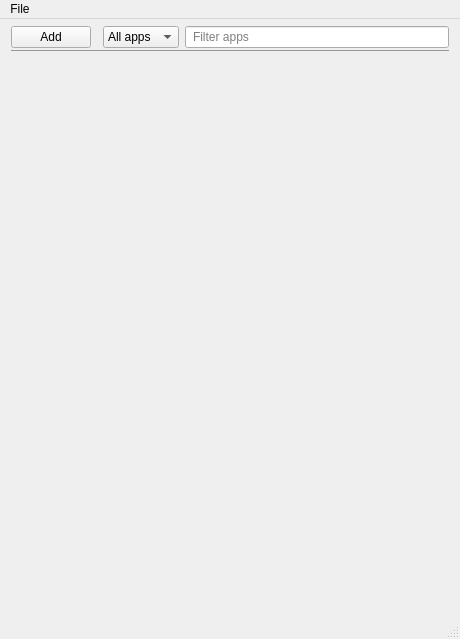
<?xml version="1.0" encoding="UTF-8"?>
<ui version="4.0">
 <class>Boatswain</class>
 <widget class="QMainWindow" name="Boatswain">
  <property name="geometry">
   <rect>
    <x>0</x>
    <y>0</y>
    <width>460</width>
    <height>639</height>
   </rect>
  </property>
  <property name="sizePolicy">
   <sizepolicy hsizetype="Preferred" vsizetype="Preferred">
    <horstretch>1</horstretch>
    <verstretch>0</verstretch>
   </sizepolicy>
  </property>
  <property name="minimumSize">
   <size>
    <width>460</width>
    <height>639</height>
   </size>
  </property>
  <property name="windowTitle">
   <string>Boatswain</string>
  </property>
  <widget class="QWidget" name="centralWidget">
   <property name="sizePolicy">
    <sizepolicy hsizetype="Preferred" vsizetype="Preferred">
     <horstretch>1</horstretch>
     <verstretch>0</verstretch>
    </sizepolicy>
   </property>
   <layout class="QVBoxLayout" name="verticalLayout">
    <property name="topMargin">
     <number>5</number>
    </property>
    <item>
     <widget class="QWidget" name="widget" native="true">
      <property name="sizePolicy">
       <sizepolicy hsizetype="Preferred" vsizetype="Preferred">
        <horstretch>1</horstretch>
        <verstretch>1</verstretch>
       </sizepolicy>
      </property>
      <property name="autoFillBackground">
       <bool>false</bool>
      </property>
      <property name="styleSheet">
       <string notr="true">border-bottom: 1px solid #999999</string>
      </property>
      <layout class="QGridLayout" name="gridLayout_2">
       <property name="leftMargin">
        <number>0</number>
       </property>
       <property name="topMargin">
        <number>0</number>
       </property>
       <property name="rightMargin">
        <number>0</number>
       </property>
       <property name="bottomMargin">
        <number>0</number>
       </property>
       <item row="0" column="2">
        <widget class="QComboBox" name="appType">
         <property name="sizePolicy">
          <sizepolicy hsizetype="Fixed" vsizetype="Fixed">
           <horstretch>1</horstretch>
           <verstretch>0</verstretch>
          </sizepolicy>
         </property>
         <item>
          <property name="text">
           <string>All apps</string>
          </property>
         </item>
         <item>
          <property name="text">
           <string>Running</string>
          </property>
         </item>
         <item>
          <property name="text">
           <string>Stopped</string>
          </property>
         </item>
        </widget>
       </item>
       <item row="0" column="3">
        <widget class="QLineEdit" name="searchApp">
         <property name="sizePolicy">
          <sizepolicy hsizetype="Preferred" vsizetype="Fixed">
           <horstretch>2</horstretch>
           <verstretch>0</verstretch>
          </sizepolicy>
         </property>
         <property name="focusPolicy">
          <enum>Qt::ClickFocus</enum>
         </property>
         <property name="styleSheet">
          <string notr="true">padding: 2 2 2 5;</string>
         </property>
         <property name="placeholderText">
          <string>Filter apps</string>
         </property>
        </widget>
       </item>
       <item row="0" column="0">
        <widget class="QPushButton" name="addApp">
         <property name="sizePolicy">
          <sizepolicy hsizetype="Minimum" vsizetype="Fixed">
           <horstretch>0</horstretch>
           <verstretch>0</verstretch>
          </sizepolicy>
         </property>
         <property name="text">
          <string>Add</string>
         </property>
        </widget>
       </item>
       <item row="0" column="1">
        <widget class="QWidget" name="widget_3" native="true">
         <property name="sizePolicy">
          <sizepolicy hsizetype="Preferred" vsizetype="Preferred">
           <horstretch>0</horstretch>
           <verstretch>0</verstretch>
          </sizepolicy>
         </property>
        </widget>
       </item>
      </layout>
     </widget>
    </item>
    <item>
     <widget class="QWidget" name="widget_2" native="true">
      <property name="sizePolicy">
       <sizepolicy hsizetype="Preferred" vsizetype="Preferred">
        <horstretch>0</horstretch>
        <verstretch>20</verstretch>
       </sizepolicy>
      </property>
     </widget>
    </item>
   </layout>
  </widget>
  <widget class="QMenuBar" name="menuBar">
   <property name="geometry">
    <rect>
     <x>0</x>
     <y>0</y>
     <width>460</width>
     <height>22</height>
    </rect>
   </property>
   <widget class="QMenu" name="menuFile">
    <property name="title">
     <string>File</string>
    </property>
    <addaction name="actionAdd_app"/>
   </widget>
   <addaction name="menuFile"/>
  </widget>
  <widget class="QStatusBar" name="statusBar"/>
  <action name="actionAdd_app">
   <property name="text">
    <string>Add new app</string>
   </property>
  </action>
 </widget>
 <layoutdefault spacing="6" margin="11"/>
 <resources/>
 <connections/>
</ui>
